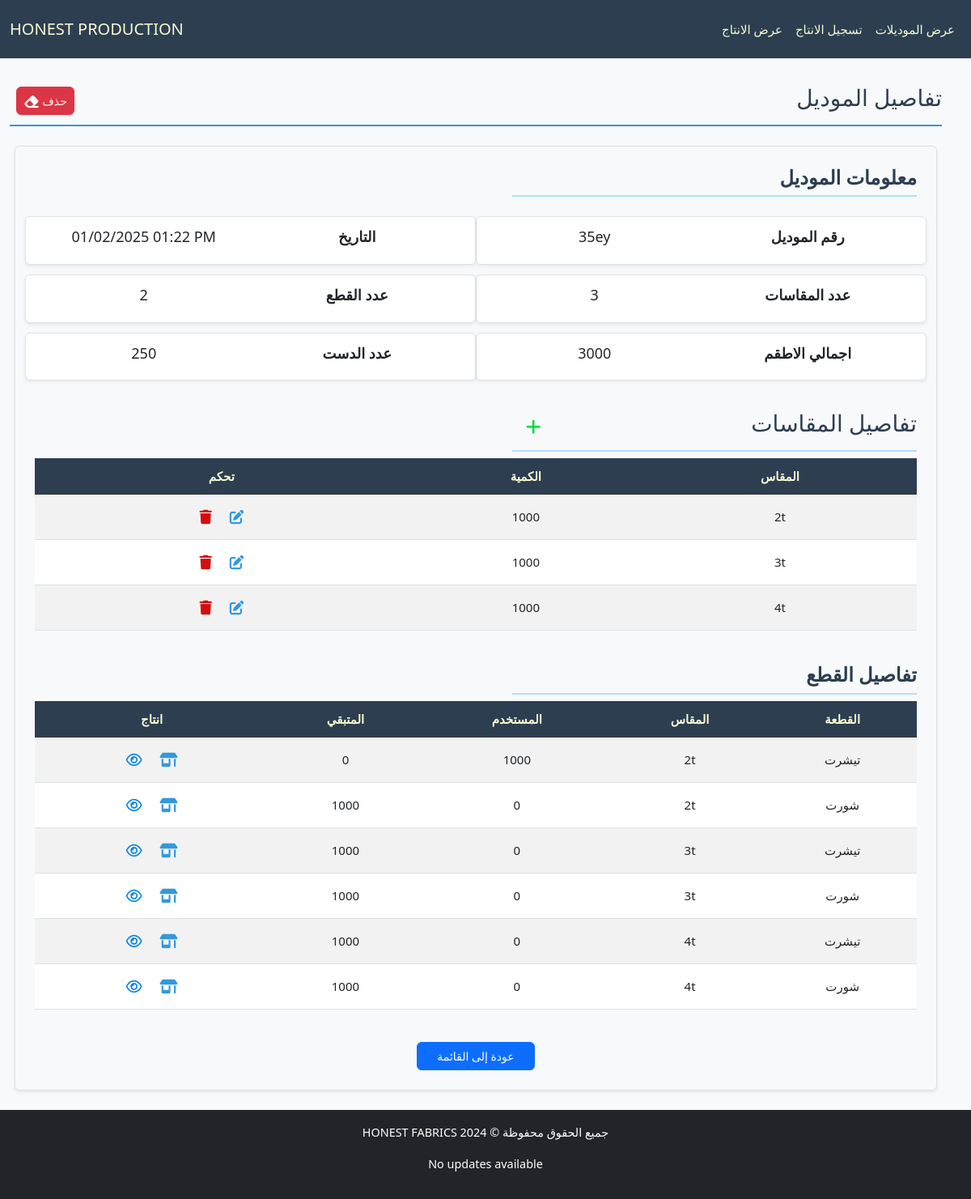
The app's page /production/model/8/, older data.
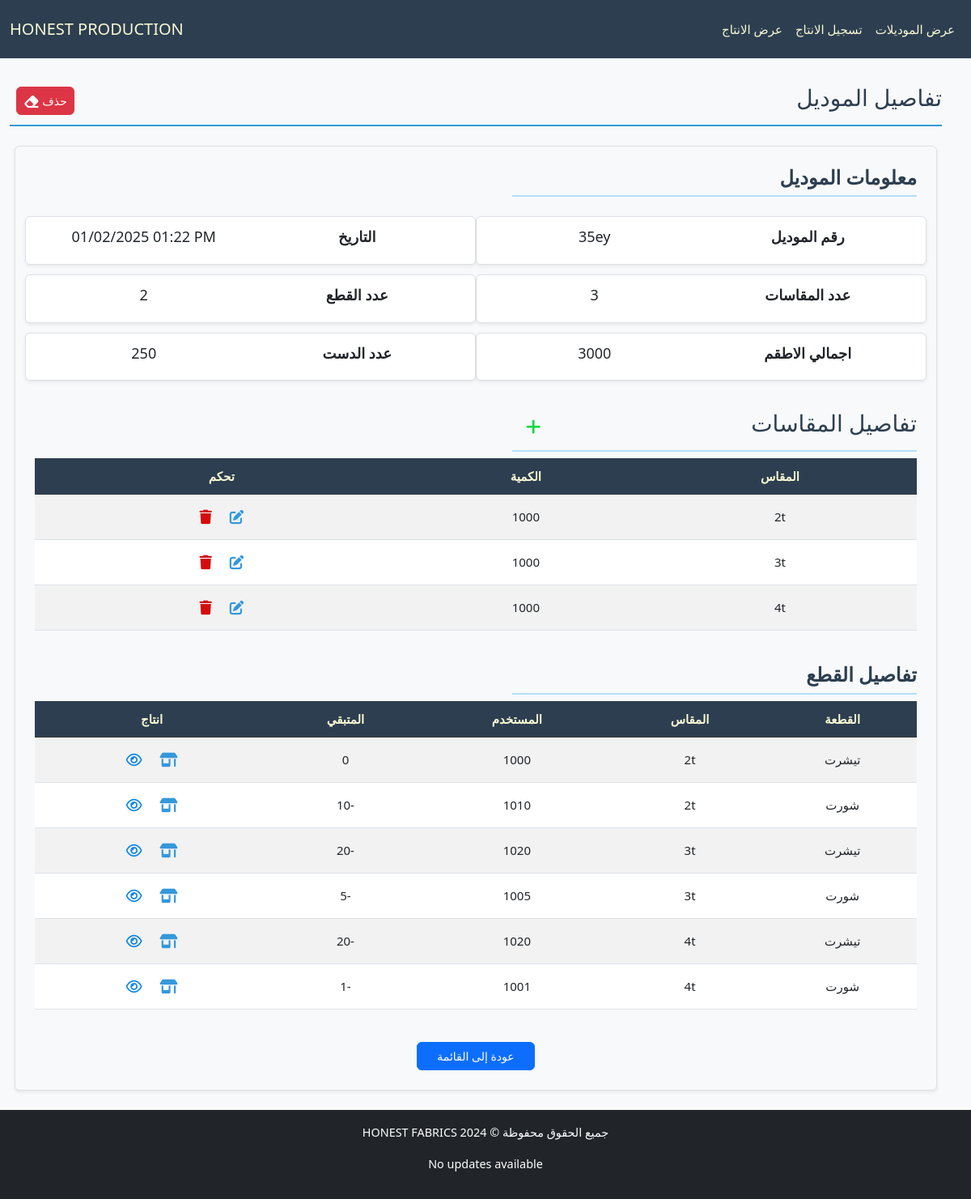
The same page, newer data.
### production/models.py (models this page shows, shortened)
class Piece(models.Model):
    model = models.ForeignKey(Model, verbose_name="الموديل", on_delete=models.CASCADE, related_name="pieces")
    type = models.CharField(max_length=50, verbose_name="النوع", blank=True)
    size = models.CharField(max_length=50, verbose_name="المقاس", blank=True)
    available_amount = models.IntegerField(verbose_name="الكمية المتبقية", blank=True, default=0)
    used_amount = models.IntegerField(verbose_name="الكمية المستخدمة", default=0, blank=True)
    class Meta:
        ordering = ['size', 'type']

### production/views.py (the view)
# urls.py: path('model/<int:pk>/', ModelDetailView.as_view(), name='model_detail_view'),
class ModelDetailView(DetailView):
    model = Model
    template_name = "production/detail_model.html"
    context_object_name = "model"
    def get_context_data(self, **kwargs):
        context = super().get_context_data(**kwargs)
        model = self.get_object()
        total_sizes_pieces = model.size_amounts.aggregate(total=Sum('amount'))['total'] or 0
        context['total_sizes_pieces'] = total_sizes_pieces
        context['total_Dozens'] = int(total_sizes_pieces / 12)
        return context

### production/templatetags/math_filters.py (called while the page is built)
@register.filter
def divide(value, divisor):
    try:
        return round(value / divisor)  # Round to 2 decimal places
    except (TypeError, ZeroDivisionError):
        return "N/A"

### production/templates/production/detail_model.html (shortened to what the changed rows need)
{% extends "cloth/layout.html" %}
{% load math_filters %}
{% block body %}
    <div class="pt-4 section-title d-flex justify-content-between align-items-center">
        <h2>تفاصيل الموديل</h2>
    </div>
    <div class="model-details container my-4 p-4 border rounded shadow-sm bg-light">
        <div class="section-title border-bottom-5 mb-2 d-flex justify-content-between align-items-center">
            <h2>تفاصيل المقاسات</h2>
        </div>
        <div style="overflow-x: auto; max-height: 70vh; position: relative;" class="table-responsive mb-4">
            <table id="size-table" class="table table-striped">
                <thead class="table-dark">
                    <tr>
                        <th style="position: sticky; top: 0;">المقاس</th>
                        <th style="position: sticky; top: 0;">الكمية</th>
                        <th style="position: sticky; top: 0;">تحكم</th>
                    </tr>
                </thead>
            </table>
        </div>
        <div style="overflow-x: auto; max-height: 70vh; position: relative;" class="table-responsive mb-4">
            <table id="pieces-table" class="table table-striped">
                <thead class="table-dark">
                    <tr>
                        <th style="position: sticky; top: 0;">القطعة</th>
                        <th style="position: sticky; top: 0;">المقاس</th>
                        <th style="position: sticky; top: 0;">المستخدم</th>
                        <th style="position: sticky; top: 0;">المتبقي</th>
                        <th style="position: sticky; top: 0;">انتاج</th>
                    </tr>
                </thead>
                <tbody>
                    {% for piece in model.pieces.all %}
                    <tr>
                        <td>{{ piece.type }}</td>
                        <td>{{ piece.size }}</td>
                        <td>{{ piece.used_amount }}</td>
                        <td>{{ piece.available_amount }}</td>
                        <td>
                            <a class="px-2 btn" href="{% url 'productionpiece_add' piece.id %}">
                            </a>
                            <a class="px-2 btn" href="{% url 'production_list_view' %}?model_number={{model.model_number}}&type={{piece.type}}&size={{piece.size}}">
                            </a>
                        </td>
                    </tr>
                    {% empty %}
                    <tr>
                        <td colspan="5" class="text-center">لا توجد قطع مسجلة</td>
                    </tr>
                    {% endfor %}
                </tbody>
            </table>
        </div>
    </div>
{% endblock body %}

Row changes from the older to the newer data that the page shows:
changed Piece (number 2 of 6 on the later page): used_amount "0" → "1010"; available_amount "1000" → "-10"
changed Piece (number 3 of 6 on the later page): used_amount "0" → "1020"; available_amount "1000" → "-20"
changed Piece (number 4 of 6 on the later page): used_amount "0" → "1005"; available_amount "1000" → "-5"
changed Piece (number 5 of 6 on the later page): used_amount "0" → "1020"; available_amount "1000" → "-20"
changed Piece (number 6 of 6 on the later page): used_amount "0" → "1001"; available_amount "1000" → "-1"
